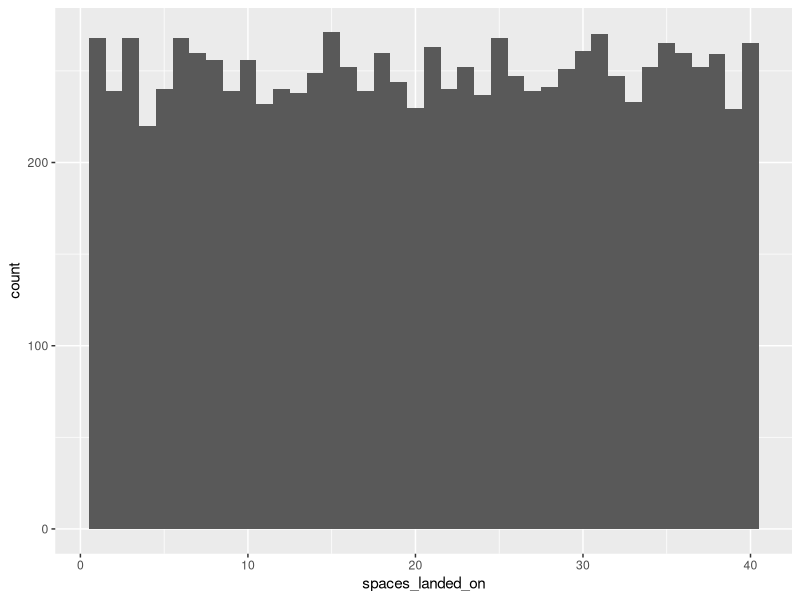

This figure's R source:
## ---- chunk 1
knitr::opts_chunk$set(echo = TRUE)
library(tidyverse)
library(ggplot2)

## ---- chunk 2
 

dice <- function() {
  faces <- sample(1:6, 2, replace = TRUE)
  doubles = FALSE
  
  if(faces[1]== faces[2]){
    doubles = TRUE
  }
  
  movement = sum(faces)
  return(list(faces=faces, doubles=doubles, movement = movement))
}

cur_space <- 0
num_simulations <- 10000
spaces_landed_on <- rep(0, num_simulations)

for(i in 1:num_simulations) {
  move <- dice()$movement
  if(cur_space+move > 40){
    cur_space = cur_space+ move -40
  }
  else {
    cur_space = cur_space+move
    
  }
  spaces_landed_on[i]= cur_space
}

df =  tibble(spaces_landed_on) 

ggplot(data = df, aes(x = spaces_landed_on)) + geom_histogram(binwidth = 1)
